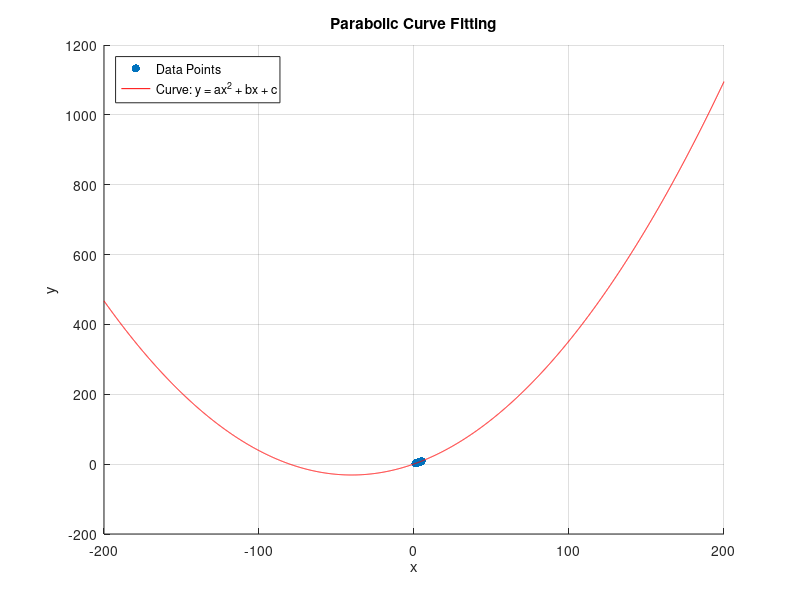

MATLAB code for this plot:
% Given data points
x = [1, 2, 3, 4, 5];
y = [2.3, 4.1, 5.0, 7.2, 8.6];

% Calculate the sums needed for the equations
% y = ax^2 + bx + c
% xy = ax^3 + bx^2 + cx
% x^2y = ax^4 + bx^3 + cx^2

sum_x = sum(x);
sum_x2 = sum(x.^2);
sum_x3 = sum(x.^3);
sum_x4 = sum(x.^4);
sum_y = sum(y);
sum_xy = sum(x .* y);

% Calculate the coefficients a, b, and c
a = (sum_y * sum_x2 - sum_x * sum_xy) / (5 * sum_x4 - sum_x2^2);
b = (5 * sum_xy - sum_x * sum_y) / (5 * sum_x2 - sum_x^2);
c = (sum_y - b * sum_x - a * sum_x2) / 5;

% Display the results
fprintf('Optimal values of a: %f\n', a);
fprintf('Optimal values of b: %f\n', b);
fprintf('Optimal values of c: %f\n', c);

% Create a curve using the calculated parameters
curve_x = -200:0.1:200; % Generate x values for the curve
curve_y = a * curve_x.^2 + b * curve_x + c; % Calculate y values for the curve

% Plot the data points and the curve
figure;
scatter(x, y, 'o', 'filled', 'DisplayName', 'Data Points');
hold on;
plot(curve_x, curve_y, 'r', 'DisplayName', 'Curve: y = ax^2 + bx + c');
xlabel('x');
ylabel('y');
title('Parabolic Curve Fitting');
legend('Location', 'Northwest');
grid on;
hold off;